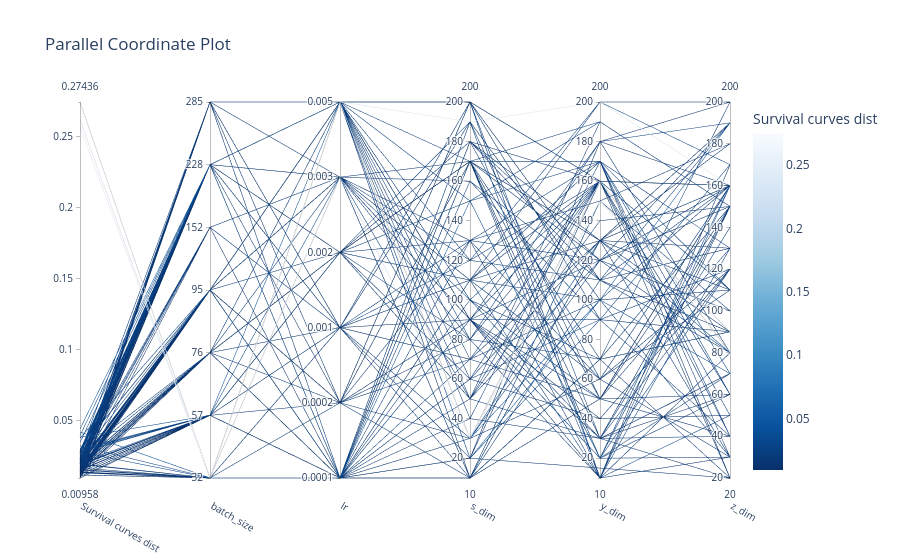
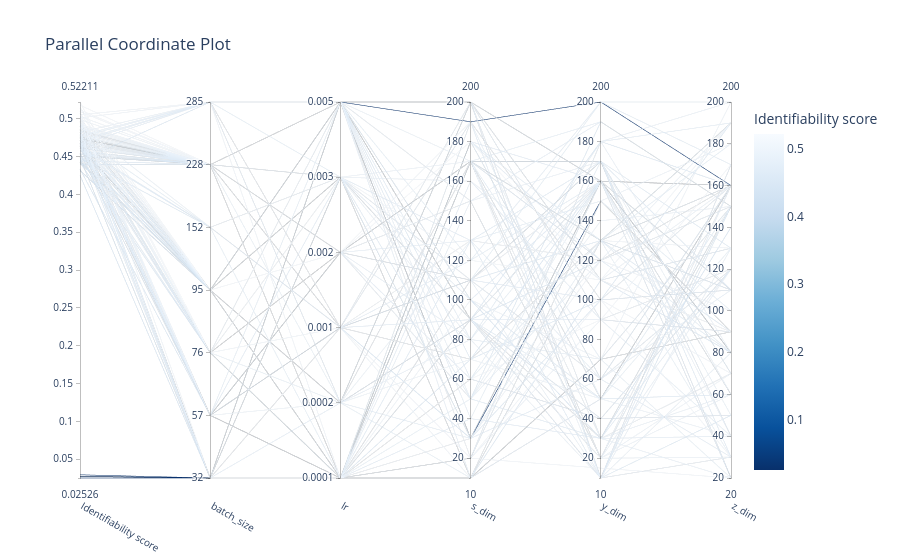

Notebook source saved alongside these figures, in order:
### Code cell
from optuna.visualization import plot_parallel_coordinate, plot_slice, plot_param_importances

for i in range(len(names_objs)):
    plot_parallel_coordinate(study, target=lambda t: t.values[i], target_name=names_objs[i]).show() # relationships between objectives and parameters

### Figure 1 — Plotly figure (JSON) as saved in the notebook; plotly's stock layout.template omitted (floating-point values rounded to 4 significant figures; data arrays with more than 128 entries replaced by an {"elided": "..."} marker saying what was removed)
{"data": [{"dimensions": [{"label": "Survival curves dist", "range": [0.009578, 0.2744], "values": {"elided": "146 float values"}}, {"label": "batch_size", "range": [0, 6], "ticktext": ["32", "57", "76", "95", "152", "228", "285"], "tickvals": [0, 1, 2, 3, 4, 5, 6], "values": {"elided": "146 int values"}}, {"label": "lr", "range": [0, 5], "ticktext": ["0.0001", "0.0002", "0.001", "0.002", "0.003", "0.005"], "tickvals": [0, 1, 2, 3, 4, 5], "values": {"elided": "146 int values"}}, {"label": "s_dim", "range": [10, 200], "values": {"elided": "146 int values"}}, {"label": "y_dim", "range": [10, 200], "values": {"elided": "146 int values"}}, {"label": "z_dim", "range": [20, 200], "values": {"elided": "146 int values"}}], "labelangle": 30, "labelside": "bottom", "line": {"color": {"elided": "146 float values"}, "colorbar": {"title": {"text": "Survival curves dist"}}, "colorscale": [[0, "rgb(247,251,255)"], [0.125, "rgb(222,235,247)"], [0.25, "rgb(198,219,239)"], [0.375, "rgb(158,202,225)"], [0.5, "rgb(107,174,214)"], [0.625, "rgb(66,146,198)"], [0.75, "rgb(33,113,181)"], [0.875, "rgb(8,81,156)"], [1, "rgb(8,48,107)"]], "reversescale": true, "showscale": true}, "type": "parcoords"}], "layout": {"title": {"text": "Parallel Coordinate Plot"}}}

### Figure 2 — Plotly figure (JSON) as saved in the notebook; plotly's stock layout.template omitted (floating-point values rounded to 4 significant figures; data arrays with more than 128 entries replaced by an {"elided": "..."} marker saying what was removed)
{"data": [{"dimensions": [{"label": "Identifiability score", "range": [0.02526, 0.5221], "values": {"elided": "146 float values"}}, {"label": "batch_size", "range": [0, 6], "ticktext": ["32", "57", "76", "95", "152", "228", "285"], "tickvals": [0, 1, 2, 3, 4, 5, 6], "values": {"elided": "146 int values"}}, {"label": "lr", "range": [0, 5], "ticktext": ["0.0001", "0.0002", "0.001", "0.002", "0.003", "0.005"], "tickvals": [0, 1, 2, 3, 4, 5], "values": {"elided": "146 int values"}}, {"label": "s_dim", "range": [10, 200], "values": {"elided": "146 int values"}}, {"label": "y_dim", "range": [10, 200], "values": {"elided": "146 int values"}}, {"label": "z_dim", "range": [20, 200], "values": {"elided": "146 int values"}}], "labelangle": 30, "labelside": "bottom", "line": {"color": {"elided": "146 float values"}, "colorbar": {"title": {"text": "Identifiability score"}}, "colorscale": [[0, "rgb(247,251,255)"], [0.125, "rgb(222,235,247)"], [0.25, "rgb(198,219,239)"], [0.375, "rgb(158,202,225)"], [0.5, "rgb(107,174,214)"], [0.625, "rgb(66,146,198)"], [0.75, "rgb(33,113,181)"], [0.875, "rgb(8,81,156)"], [1, "rgb(8,48,107)"]], "reversescale": true, "showscale": true}, "type": "parcoords"}], "layout": {"title": {"text": "Parallel Coordinate Plot"}}}
